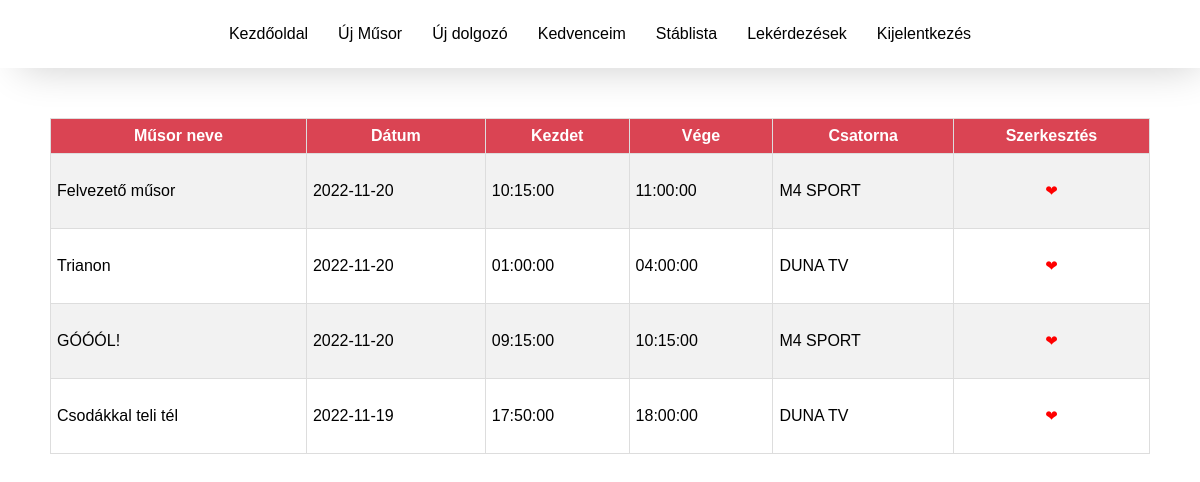
Screenshot of /kedvencek.php (signed in) with the database file from the repository.
### tables this page shows
CREATE TABLE `kedvencek` (
  `FelhasznaloNev` varchar(30) NOT NULL,
  `MusorId` int(11) NOT NULL
);

CREATE TABLE `musor` (
  `MusorId` int(11) NOT NULL,
  `Hossz` int(3) NOT NULL,
  `Nev` varchar(30) NOT NULL,
  `Korhatar` int(2) NOT NULL,
  `CsatornaNev` varchar(20) DEFAULT NULL
);

CREATE TABLE `leadja` (
  `MusorId` int(11) NOT NULL,
  `Datum` date NOT NULL,
  `Mettol` time NOT NULL,
  `Meddig` time NOT NULL,
  `CsatornaNev` varchar(20) DEFAULT NULL
);

### kedvencek.php (the view, shortened to what this page needs)
<?php
include_once("fuggvenyek.php");
include_once("index.php");
$felhasznalonev = $_SESSION["felhasznalonev"];
if(!($connect = konyvtarhozcsatlakozas())) die();
$sql = mysqli_query($connect, "select * from kedvencek join musor on kedvencek.`MusorId` = musor.MusorId join leadja on musor.MusorId = leadja.MusorId where FelhasznaloNev = '$felhasznalonev'");
echo '<div class="container">';
    echo '<table>';
        echo '<tr>';
        echo '<th>' . "Műsor neve". '</th>';
        echo '<th>'. "Dátum". '</th>';
        echo '<th>'. "Kezdet". '</th>';
        echo '<th>'. "Vége". '</th>';
        echo '<th>'. "Csatorna". '</th>';
        echo '<th>'. "Szerkesztés". '</th>';
        echo '</tr>';
    while ($tomb = mysqli_fetch_assoc($sql))
    {
        echo '<tr>';
            echo '<td>' . $tomb["Nev"].'</td>';
            echo '<td>' . $tomb["Datum"].'</td>';
            echo '<td>' . $tomb["Mettol"].'</td>';
            echo '<td>' . $tomb["Meddig"].'</td>';
            echo '<td>' . $tomb["CsatornaNev"].'</td>';
            echo '<form action = "kedvencekbolkivesz.php" method = "POST">';
                echo '<td style="text-align: center;"><input type = "submit" style="color: red; font-size: 15px;" value = "❤" title = "Törlés a kedvencekből"></td>';
            echo '</form>';
        echo '</tr>';
    }
    echo '</table>';
echo '</div>';
?>

### style.css (style rules this page uses)
* { margin: 0; padding: 0; box-sizing: border-box; font-family: Arial, Helvetica, sans-serif; }
.container { padding: 50px; }
table { border-collapse: collapse; width: 100%; }
table td, table th { border: 1px solid #ddd; padding: 6px; }
table tr:nth-child(even) { background-color: #f2f2f2; }
table th { padding: 8px 5px; text-align: center; background-color: #da4453; color: white; }
table, th, td { border: 1px solid; }
table input[type="submit"] { background-color: transparent; outline: none; border: none; cursor: pointer; }
form { width: 50%; }
input[type="submit"] { width: 100%; background-color: #da4453; color: white; padding: 14px 20px; margin: 8px 0; border: none; border-radius: 4px; cursor: pointer; }

### rows the page displays
kedvencek: MusorId.Nev "Felvezető műsor", leadja.Datum "2022-11-20", leadja.Mettol "10:15:00", leadja.Meddig "11:00:00", leadja.CsatornaNev "M4 SPORT"
kedvencek: MusorId.Nev "Trianon", leadja.Datum "2022-11-20", leadja.Mettol "01:00:00", leadja.Meddig "04:00:00", leadja.CsatornaNev "DUNA TV"
kedvencek: MusorId.Nev "GÓÓÓL!", leadja.Datum "2022-11-20", leadja.Mettol "09:15:00", leadja.Meddig "10:15:00", leadja.CsatornaNev "M4 SPORT"
kedvencek: MusorId.Nev "Csodákkal teli tél", leadja.Datum "2022-11-19", leadja.Mettol "17:50:00", leadja.Meddig "18:00:00", leadja.CsatornaNev "DUNA TV"
